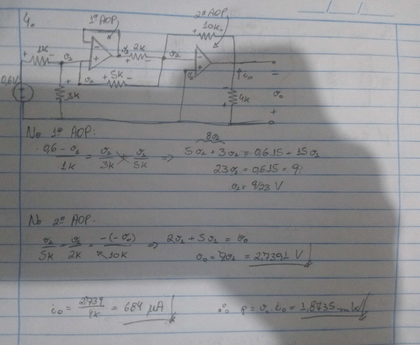
%> input picture img14.png, 420 x 345 px, shrunk from 1916 x 1573 before the run
$ octave main.m   (GNU Octave 9; MATLAB toolbox functions it lacks are replaced by stand-ins)
%> lines starting %> are read from the running program, lines starting %| are printed output that depends on the picture; in (x1, y1, x2, y2) boxes, pixels count from 0 and x2, y2 are one past the last pixel; in counts of white or black regions, pixels touching at a corner belong together; the program's own positions count from 1
%Lucas Henrique Colombani dos Santos de Lima / 2265044
%Edson Pereira Rosa Júnior / 2206552
clc; clear; close all;

img = imread("img14.png");
%> img is the input picture: size 345x420x3 uint8; mean R, G, B 138.7, 139.1, 141.8

if size(img, 3) == 3
    img = rgb2gray(img);
%> img: size 345x420 uint8
end

%img1: 5;10. img2: 40;5. img.14: 50;7.

s = 50; %janela
t = 7; %sensibilidade

tic;
imgBinaria = adaptiveThresholdIntegral(img, s, t);
toc;

figure(1); imshow(img); title('Original');
figure(2); imshow(imgBinaria); title(['Adaptativa (s=' num2str(s) ', t=' num2str(t) '%)']);

function output = adaptiveThresholdIntegral(input_img, s, t)
%> called with s = 50, t = 7

    img = double(input_img);
%> img: size 345x420 double
    [h, w] = size(img);
%> h = 345; w = 420

    intImg = cumsum(cumsum(img, 1), 2); %soma: tudo abaixo de coluna com td abaixo de linha, gerando a imagem integral
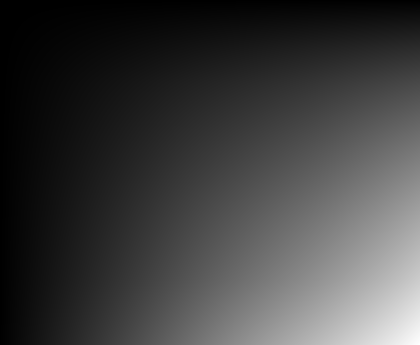
%> intImg: size 345x420 double; min 141, max 20186115, mean 5003959.7; drawn with min black and max white

    output = false(h, w); %prapara uma matriz vazia de tam da imagem original
    r = floor(s/2); %raio de comparação, se 25 pixels, olhamos 12 em cada direção

    for i = 1:w
        for j = 1:h
            %define limites de bordas
            x1 = max(1, i - r);
            x2 = min(w, i + r);
            y1 = max(1, j - r);
            y2 = min(h, j + r);

            %pixels na janela atual
            count = (x2 - x1 + 1) * (y2 - y1 + 1);

            %soma da janela
            sum_val = intImg(y2, x2);
            if y1 > 1, sum_val = sum_val - intImg(y1-1, x2); end
            if x1 > 1, sum_val = sum_val - intImg(y2, x1-1); end
            if x1 > 1 && y1 > 1, sum_val = sum_val + intImg(y1-1, x1-1); end

            %se pixel for t% mais escuro que a média -> Preto
            if (img(j, i) * count) <= (sum_val * (100 - t) / 100)
                output(j, i) = 0;
            else
                output(j, i) = 1;
            end
        end
    end
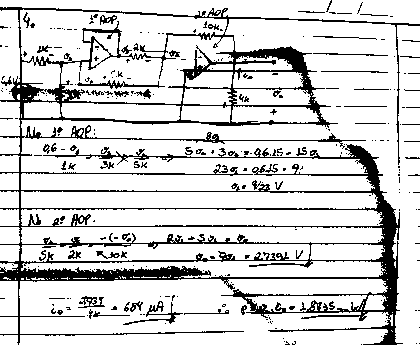
%> output: size 345x420 logical; 83.4% white; 275 black regions (217 under 20 px), largest, box (x1, y1, x2, y2) and area: (0, 7, 420, 345) 20321, (123, 301, 183, 325) 256, (77, 80, 165, 89) 238
    output = uint8(output * 255);
end
